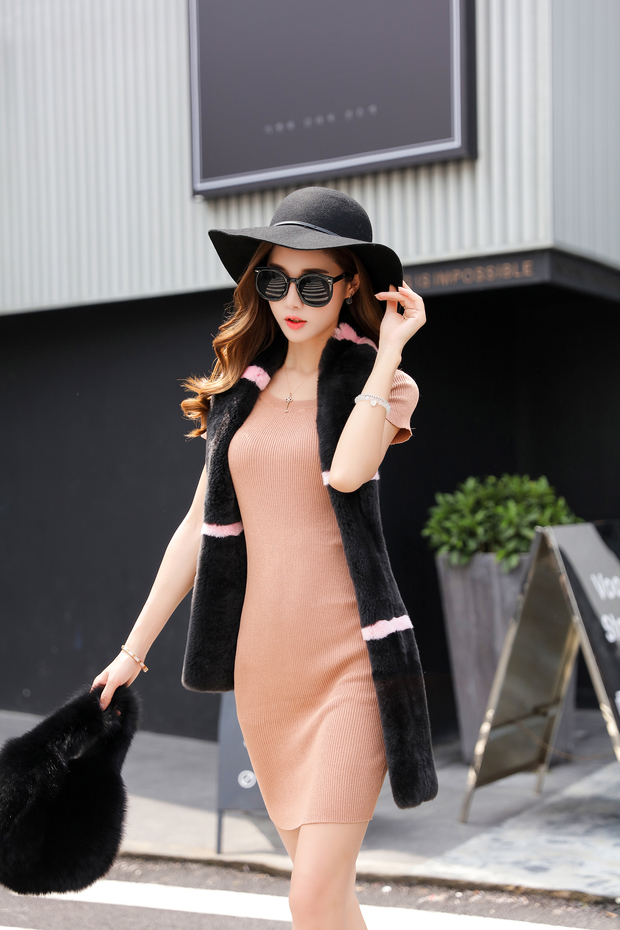
#> input picture images/5.jpg, 620 x 930 px
$ python contour_features.py   (older library calls are emulated)
#> lines starting #> are read from the running program, lines starting #| are printed output that depends on the picture; after the words box and inside, x2 and y2 are one past the last pixel; in counts of white or black regions, pixels touching at a corner belong together; long printed decimals are rounded
import cv2
import numpy as np

img = cv2.imread('../../images/5.jpg')
#> img is the input picture: shape (930, 620, 3); mean B, G, R 113.8, 115.3, 122.8
img_copy = img.copy()
img = cv2.cvtColor(img, cv2.COLOR_BGR2GRAY)
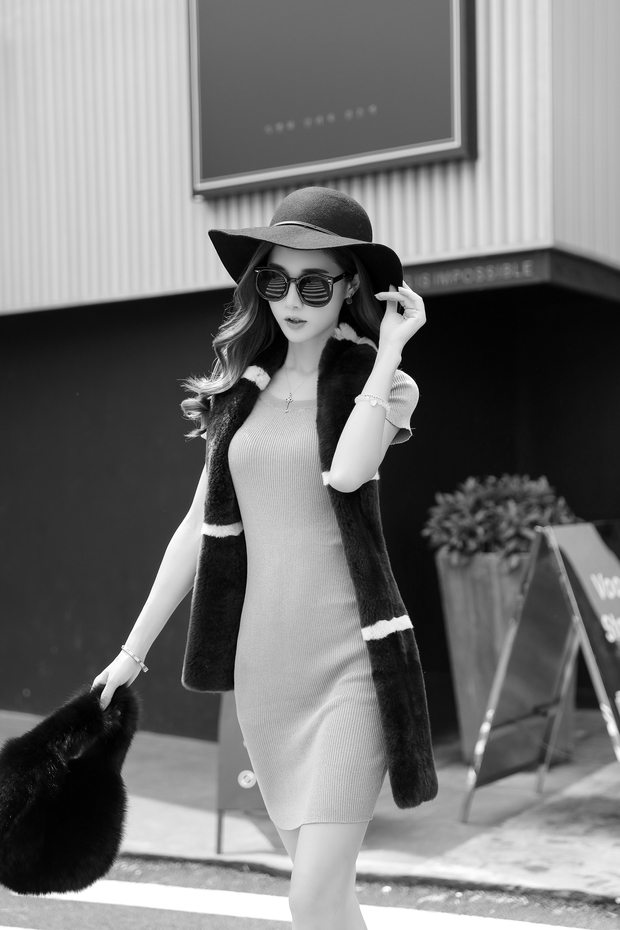
#> img: shape (930, 620); min 0, max 255, mean 117.3
ret, thresh = cv2.threshold(img, 127, 255, 0)
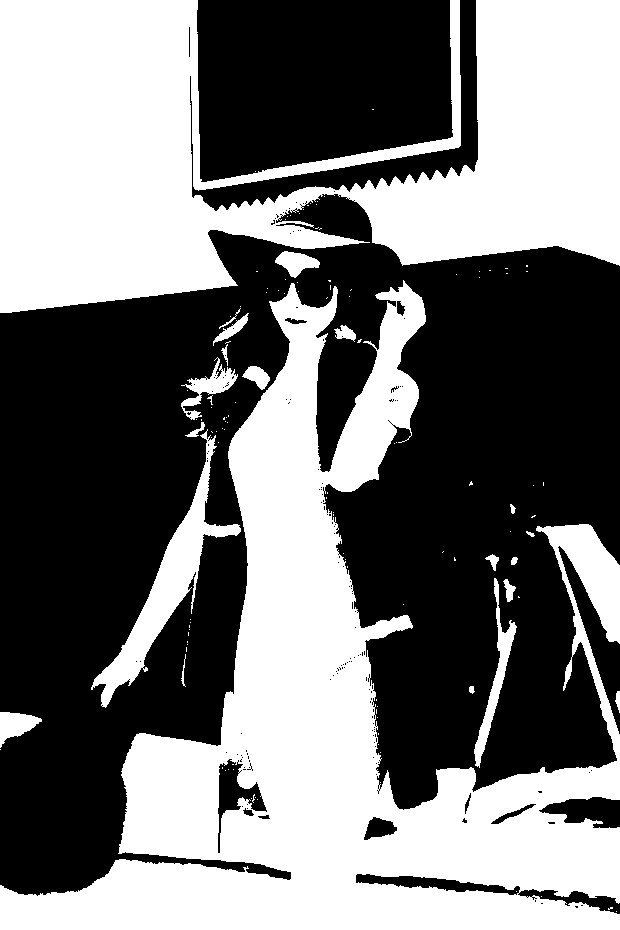
#> thresh: shape (930, 620); 46.5% white; 125 white regions (103 under 20 px)
img, contours, hierarchy = cv2.findContours(thresh, 0, 2)
#> contours = 115 contours, 96 with area under 20; largest, box (x1, y1, x2, y2) and area: (0, 280, 620, 930) 141300, (0, 0, 620, 313) 113358, (91, 429, 241, 708) 6718, (474, 578, 517, 768) 1397, (181, 357, 238, 420) 927

# Moments
cnt = contours[27]
#> cnt = contour of 201 points, box (x1, y1, x2, y2) (474, 578, 517, 768), area 1397
M = cv2.moments(cnt)
#> M = moments, m00 1397, centre m10/m00, m01/m00 = (495, 679.9)
print(M)
#> (printed output is left out)
area = cv2.contourArea(cnt)
#> area = 1397
hull = cv2.convexHull(cnt)
#> hull = contour of 14 points, box (x1, y1, x2, y2) (474, 578, 517, 768), area 3218
hull_area = cv2.contourArea(hull)
#> hull_area = 3218
solidity = float(area)/hull_area
#> solidity = 0.434


# Contour Area
for s in contours:
    area = cv2.contourArea(s)  # 轮廓面积
    print(area, cv2.moments(s)['m00'])
#> this loop made 115 passes
#> area on passes 10, 14, 15, 27, 28, 31, 33, 41, 54, 57: 757, 47, 25, 126, 1397, 32, 85, 25, 6718, 67
#| 0.0 0.0
#| 2.5 2.5
#| 0.0 0.0
#| 0.0 0.0
#| 0.0 0.0
#| 0.0 0.0
#| 0.0 0.0
#| 0.0 0.0
#> (further printed lines are left out)

# Contour Perimeter
for s in contours:
    perimeter = cv2.arcLength(s, True)
    print(perimeter)
#> this loop made 115 passes
#> (s, perimeter) on passes 1, 3, 4, 5, 6, 7, 8, 9, 11, 12, 13, 17: ([[616, 911]], 0), ([[541, 896]], 0), ([[380, 782]], 0), ([[380, 752]], 0), ([[0, 749]], 0), ([[378, 744]], 0), ([[378, 733], [378, 734]], 2), ([[377, 717]], 0), ([[376, 709], [376, 713]], 8), ([[377, 706]], 0), ([[376, 699], [376, 700]], 2), ([[186, 647], [186, 651]], 8)
#> perimeter on passes 2, 10, 14, 15, 16, 27: 12.24, 138.4, 46.49, 20.49, 70.38, 60.28
#| 0.0
#| 12.243
#| 0.0
#| 0.0
#| 0.0
#| 0.0
#| 0.0
#| 2.0
#> (further printed lines are left out)

# Contour Approximation
epsilon = 0.1*cv2.arcLength(cnt, True)
#> epsilon = 45.91
approx = cv2.approxPolyDP(cnt, epsilon, True)
#> approx = [[495, 578], [479, 767]]
cv2.polylines(img, [approx], True, (0, 0, 255), 2)
#> img: shape (930, 620); 46.5% white; 127 white regions (104 under 20 px), largest, box (x1, y1, x2, y2) and area: (0, 280, 620, 930) 139749, (0, 0, 620, 313) 115146, (91, 429, 241, 708) 7111
cv2.imshow('approx', img)

#  Convex Hull

# Straight Bounding Rectangle
x, y, w, h = cv2.boundingRect(cnt)
#> x = 474; y = 578; w = 43; h = 190
cv2.rectangle(img_copy, (x, y), (x+w, y+h), (255, 0, 0), 2)
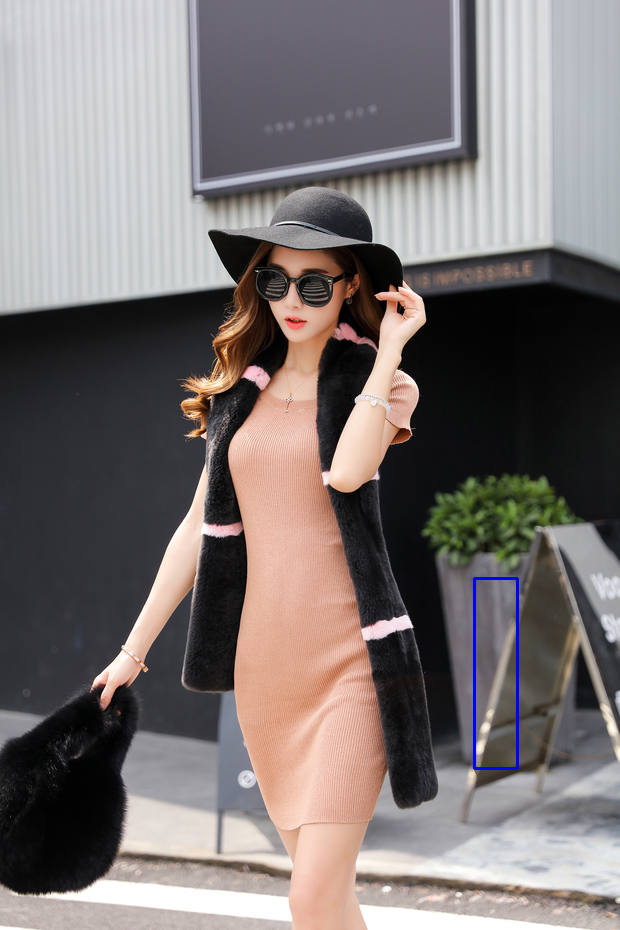
#> img_copy: shape (930, 620, 3); 0.24% of pixels changed, all inside (x1, y1, x2, y2) = (473, 577, 519, 770)
cv2.imshow('qwer', img_copy)

# Rotated Rectangle
rect = cv2.minAreaRect(cnt)
#> rect = ((496.7, 673.6), (189.6, 27.54), -83.33)
box = cv2.boxPoints(rect)
#> box = [[499.3, 769.4], [472, 766.2], [494, 577.9], [521.4, 581.1]]
box = np.int0(box)
#> box = [[499, 769], [471, 766], [494, 577], [521, 581]]
imm = cv2.drawContours(img_copy, [box], 0, (0, 0, 255), 2)
cv2.imshow('imm', imm)

# Minimum Enclosing Circle
(x,y),radius = cv2.minEnclosingCircle(cnt)
#> x = 487; y = 672.5; radius = 94.84
center = (int(x),int(y))
#> center = (487, 672)
radius = int(radius)
#> radius = 94
img = cv2.circle(img_copy,center,radius,(0,255,0),2)
#> img: shape (930, 620, 3)
cv2.imshow('imgm', img)

# Fitting an Ellipse
ellipse = cv2.fitEllipse(cnt)
#> ellipse = ((489.6, 670.3), (31.54, 170.1), 10.4)
im = cv2.ellipse(img_copy,ellipse,(0,255,0),2)
cv2.imshow('img12', im)

# Fitting a Line
rows,cols = img.shape[:2]
#> rows = 930; cols = 620
[vx,vy,x,y] = cv2.fitLine(cnt, cv2.DIST_L2,0,0.01,0.01)
#> vx = [0.159]; vy = [-0.987]; x = [494.7]; y = [677.2]
lefty = int((-x*vy/vx) + y)
#> lefty = 3745
righty = int(((cols-x)*vy/vx)+y)
#> righty = -99
img = cv2.line(img_copy,(cols-1,righty),(0,lefty),(0,255,0),2)
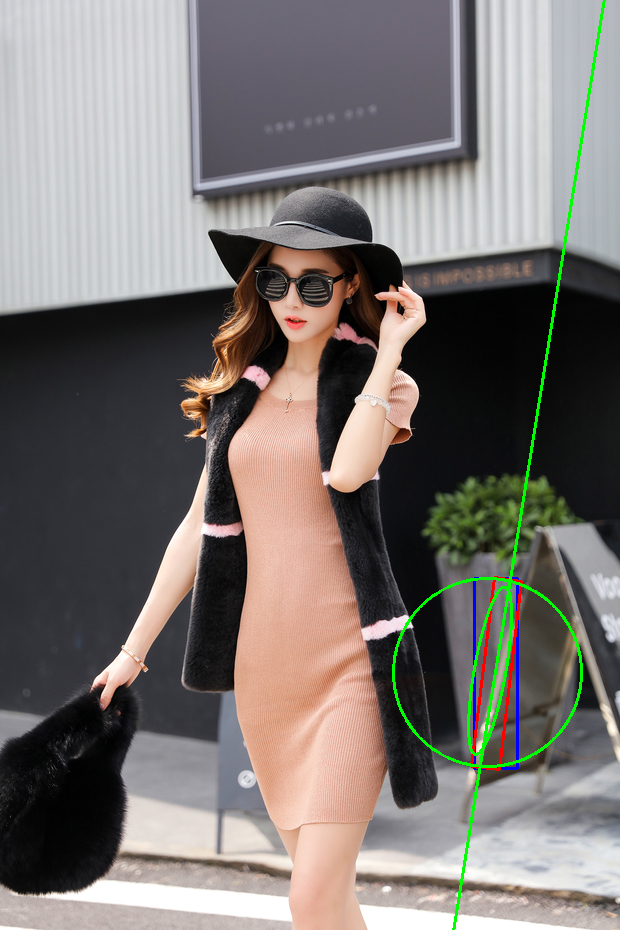
#> img: shape (930, 620, 3); mean B, G, R 112.9, 116.4, 121.9
cv2.imshow('img1wq', img)
cv2.waitKey(0)

$ run again, with images/1.jpg copied over images/5.jpg
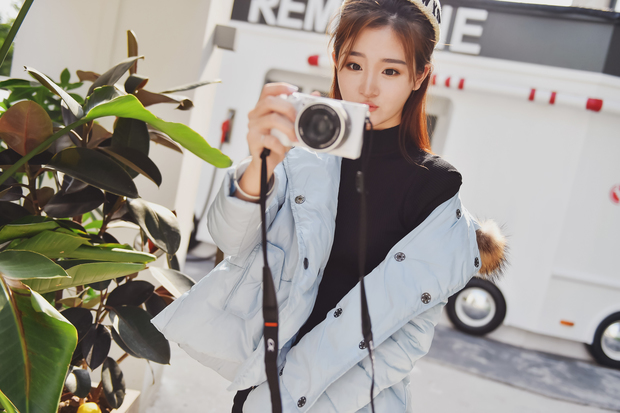
#> input picture images/1.jpg, 620 x 413 px
#> img is the input picture: shape (413, 620, 3); mean B, G, R 144.5, 151.4, 155.7
#> `ret, thresh = cv2.threshold(img, 127, 255, 0)`:
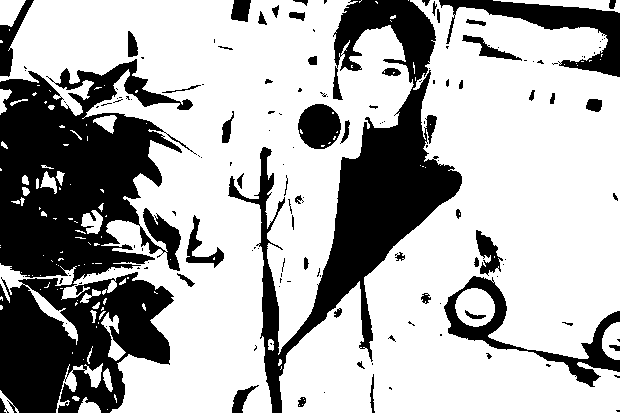
#> thresh: shape (413, 620); 68.2% white; 146 black regions (95 under 20 px)
#> contours = 121 contours, 97 with area under 20; largest, box (x1, y1, x2, y2) and area: (0, 0, 414, 413) 86326, (279, 0, 620, 413) 84510, (455, 288, 495, 327) 1154, (0, 263, 78, 345) 1068, (493, 0, 620, 13) 586
#> cnt = [[154, 291], [154, 292], [155, 292], [156, 293], [157, 293], [156, 293]]
#> M = moments, m00 0.5, centre m10/m00, m01/m00 = (154.3, 291.7)
#> (printed output is left out)
#> `area = cv2.contourArea(cnt)`: area = 0.5
#> hull = [[157, 293], [156, 293], [154, 292], [154, 291]]
#> hull_area = 2
#> solidity = 0.25
#> the loop `for s in contours:` made 121 passes
#> area on passes 2, 5, 6, 8, 13, 15, 17, 19: 191, 115, 111.5, 414, 46.5, 444, 356, 28.5
#> (printed output is left out)
#> the loop `for s in contours:` made 121 passes
#> (s, perimeter) on passes 1, 7, 10, 11, 14, 16, 24, 25: ([[107, 409]], 0), ([[281, 366], [281, 368], [280, 369], [281, 368]], 6.83), ([[83, 359]], 0), ([[72, 352], [72, 353]], 2), ([[96, 326], [96, 327]], 2), ([[98, 322], [98, 323]], 2), ([[76, 302], [75, 303], [75, 305], [77, 303]], 7.66), ([[77, 300]], 0)
#> (printed output is left out)
#> epsilon = 0.824
#> approx = [[154, 291], [154, 292], [157, 293]]
#> `x, y, w, h = cv2.boundingRect(cnt)`: x = 154; y = 291; w = 4; h = 3
#> img_copy: shape (413, 620, 3); 0.01% of pixels changed, all inside (x1, y1, x2, y2) = (153, 290, 160, 296)
#> rect = ((155.3, 292.3), (0.832, 3.61), -56.31)
#> `box = cv2.boxPoints(rect)`: box = [[156.5, 293.7], [153.5, 291.7], [154, 291], [157, 293]]
#> `box = np.int0(box)`: box = [[156, 293], [153, 291], [153, 290], [156, 292]]
#> `(x,y),radius = cv2.minEnclosingCircle(cnt)`: x = 155.5; y = 292; radius = 1.8
#> center = (155, 292)
#> `radius = int(radius)`: radius = 1
#> ellipse = ((155.5, 292.5), (3.13, 11.18), 10.28)
#> `[vx,vy,x,y] = cv2.fitLine(cnt, cv2.DIST_L2,0,0.01,0.01)`: vx = [0.842]; vy = [0.539]; x = [155.3]; y = [292.3]
#> lefty = 192
#> righty = 589
#> `img = cv2.line(img_copy,(cols-1,righty),(0,lefty),(0,255,0),2)`:
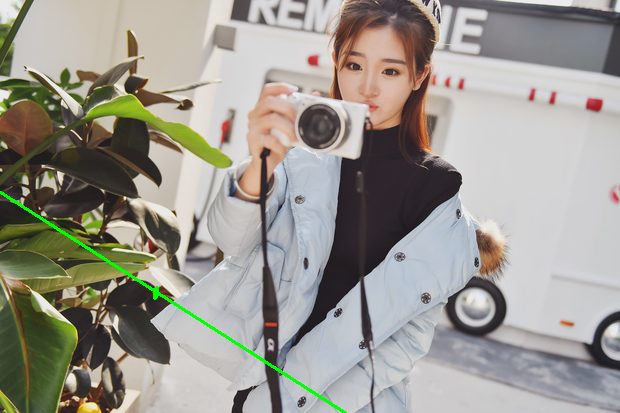
#> img: shape (413, 620, 3); mean B, G, R 143.9, 152, 155
